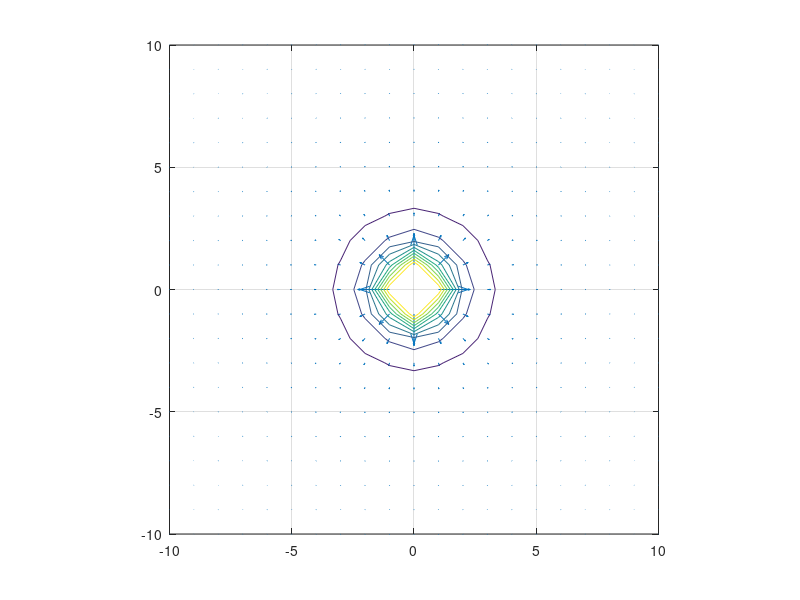

This figure's MATLAB source:
[x,y] = meshgrid(-10:10,-10:10);
u = x./((x.^2+y.^2).^(3/2));
v = y./((x.^2+y.^2).^(3/2));
z = sqrt(u.^2 + v.^2);
quiver(x,y,u,v)
hold on
contour(x,y,z)
axis equal
grid on
